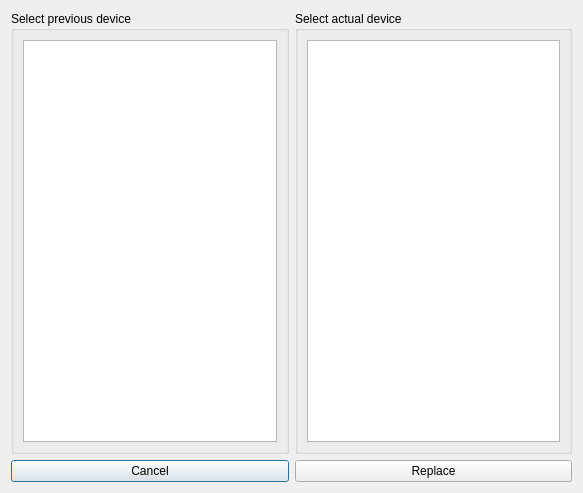
<?xml version="1.0" encoding="UTF-8"?>
<ui version="4.0">
 <class>deadevicegui</class>
 <widget class="QDialog" name="deadevicegui">
  <property name="windowModality">
   <enum>Qt::ApplicationModal</enum>
  </property>
  <property name="geometry">
   <rect>
    <x>0</x>
    <y>0</y>
    <width>583</width>
    <height>493</height>
   </rect>
  </property>
  <property name="windowTitle">
   <string>Select device</string>
  </property>
  <property name="windowIcon">
   <iconset resource="onewire.qrc">
    <normaloff>:/images/images/kfm_home.png</normaloff>:/images/images/kfm_home.png</iconset>
  </property>
  <property name="modal">
   <bool>false</bool>
  </property>
  <layout class="QGridLayout" name="gridLayout_3">
   <item row="0" column="0">
    <widget class="QGroupBox" name="groupBoxOld">
     <property name="font">
      <font>
       <weight>50</weight>
       <bold>false</bold>
      </font>
     </property>
     <property name="title">
      <string>Select previous device</string>
     </property>
     <layout class="QGridLayout" name="gridLayout_2">
      <item row="0" column="0">
       <widget class="QListWidget" name="listOldDevice"/>
      </item>
     </layout>
    </widget>
   </item>
   <item row="1" column="0">
    <widget class="QPushButton" name="pushButtonCancel">
     <property name="text">
      <string>Cancel</string>
     </property>
    </widget>
   </item>
   <item row="1" column="1" colspan="2">
    <widget class="QPushButton" name="pushButtonSelect">
     <property name="text">
      <string>Replace</string>
     </property>
    </widget>
   </item>
   <item row="0" column="1" colspan="2">
    <widget class="QGroupBox" name="groupBox">
     <property name="title">
      <string>Select actual device</string>
     </property>
     <layout class="QGridLayout" name="gridLayout">
      <item row="0" column="0" colspan="2">
       <widget class="QListWidget" name="listDevice"/>
      </item>
     </layout>
    </widget>
   </item>
  </layout>
 </widget>
 <resources>
  <include location="onewire.qrc"/>
 </resources>
 <connections/>
</ui>
